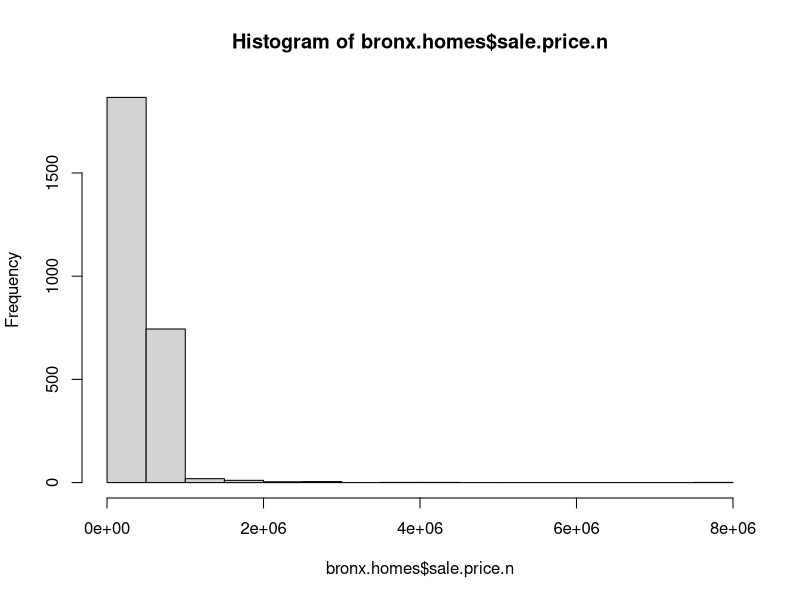
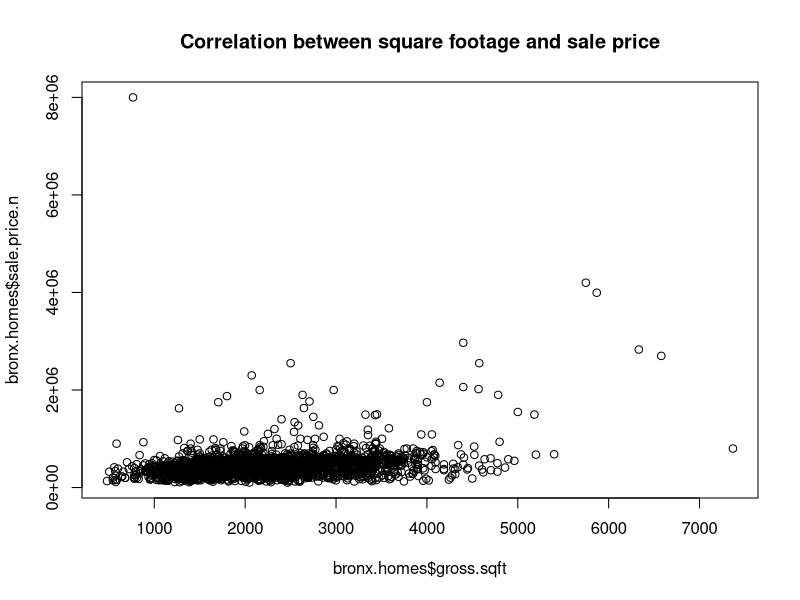

The R script that drew these images, in order:
## ---- chunk 1
knitr::opts_chunk$set(echo = TRUE)
## ---- chunk 2
setwd("C:/Users/adalton/Documents/Week6LiveSession/data/")
library(plyr)
##skipping the first four header lines
bronx = read.csv("rollingsales_bronx.csv", skip=4)
## Check the data
head(bronx)
summary(bronx)
str(bronx) # Very handy function!
## ---- chunk 3
bronx$SALE.PRICE.N <- as.numeric(gsub("[^[:digit:]]","", bronx$SALE.PRICE))
count(is.na(bronx$SALE.PRICE.N))
names(bronx) <- tolower(names(bronx)) # make all variable names lower case
## Get rid of leading digits
bronx$gross.sqft <- as.numeric(gsub("[^[:digit:]]","", bronx$gross.square.feet))
bronx$land.sqft <- as.numeric(gsub("[^[:digit:]]","", bronx$land.square.feet))
bronx$year.built <- as.numeric(as.character(bronx$year.built))
## ---- chunk 4
bronx.sale <- bronx[bronx$sale.price.n!=0,]
##plot(bronx.sale$gross.sqft,bronx.sale$sale.price.n)
##plot(log10(bronx.sale$gross.sqft),log10(bronx.sale$sale.price.n))
bronx.sale <- bronx[bronx$sale.price.n!=0,]
##plot(bronx.sale$gross.sqft,bronx.sale$sale.price.n)
##plot(log10(bronx.sale$gross.sqft),log10(bronx.sale$sale.price.n))
## for now, let's look at 1-, 2-, and 3-family homes
bronx.homes <- bronx.sale[which(grepl("FAMILY",bronx.sale$building.class.category)),]
dim(bronx.homes)
##plot(log10(bronx.homes$gross.sqft),log10(bronx.homes$sale.price.n))
summary(bronx.homes[which(bronx.homes$sale.price.n<100000),])
## remove outliers that seem like they weren't actual sales
bronx.homes$outliers <- (log10(bronx.homes$sale.price.n) <=5) + 0
bronx.homes <- bronx.homes[which(bronx.homes$outliers==0),]
hist(bronx.homes$sale.price.n)
##plot(log10(bronx.homes$gross.sqft),log10(bronx.homes$sale.price.n))
## ---- chunk 5
ddply(bronx.homes,~neighborhood,summarise,mean=mean(sale.price.n),sd=sd(sale.price.n))
## ---- chunk 6
summary(bronx$gross.sqft)
plot(bronx.homes$gross.sqft, bronx.homes$sale.price.n, main="Correlation between square footage and sale price")

